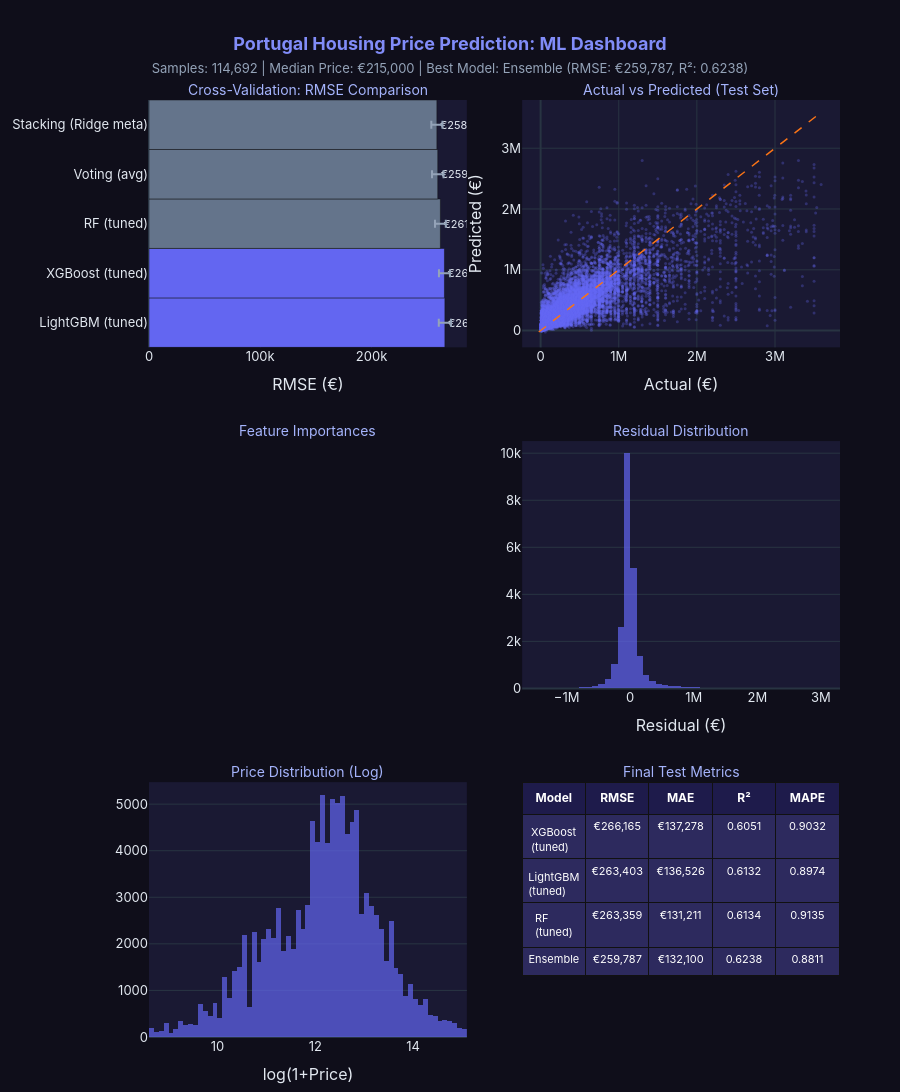

Write notebook code for a chart like this one.
### Markdown cell above
---
## 16. Dashboard

### Code cell
from portugal_housing.plots import dashboard_portugal_housing

dashboard_fig = dashboard_portugal_housing(
    df=df,
    cv_results=ensemble_cv,
    final_metrics=all_metrics,
    final_models=final_models,
    X_test=X_test,
    y_test=y_test,
    feature_names=feature_names,
    out_path=str(FIG_DIR / "dashboard_portugal_housing.html"),
)
dashboard_fig.show()

### Figure 1 — Plotly figure (JSON) as saved in the notebook; plotly's stock layout.template omitted (floating-point values rounded to 4 significant figures; data arrays with more than 128 entries replaced by an {"elided": "..."} marker saying what was removed)
{"data": [{"error_x": {"array": [5467.0, 4940.0, 4864.0, 5184.0, 5007.0], "color": "#94a3b8", "type": "data"}, "marker": {"color": ["#6366f1", "#6366f1", "#64748b", "#64748b", "#64748b"]}, "orientation": "h", "showlegend": false, "text": ["€265,929", "€265,543", "€261,886", "€259,541", "€258,735"], "textfont": {"size": 11}, "textposition": "outside", "type": "bar", "x": [265900.0, 265500.0, 261900.0, 259500.0, 258700.0], "xaxis": "x", "y": ["LightGBM (tuned)", "XGBoost (tuned)", "RF (tuned)", "Voting (avg)", "Stacking (Ridge meta)"], "yaxis": "y"}, {"marker": {"color": "#6366f1", "opacity": 0.3, "size": 3}, "mode": "markers", "name": "Predictions", "showlegend": false, "type": "scatter", "x": {"elided": "22939 float values"}, "xaxis": "x2", "y": {"elided": "22939 float values"}, "yaxis": "y2"}, {"line": {"color": "#f97316", "dash": "dash", "width": 1.5}, "mode": "lines", "showlegend": false, "type": "scatter", "x": [-23370.0, 3590000.0], "xaxis": "x2", "y": [-23370.0, 3590000.0], "yaxis": "y2"}, {"marker": {"color": "#6366f1"}, "nbinsx": 80, "opacity": 0.7, "showlegend": false, "type": "histogram", "x": {"elided": "22939 float values"}, "xaxis": "x4", "yaxis": "y4"}, {"marker": {"color": "#6366f1"}, "nbinsx": 80, "opacity": 0.7, "showlegend": false, "type": "histogram", "x": {"elided": "114692 float values"}, "xaxis": "x5", "yaxis": "y5"}, {"cells": {"align": "center", "fill": {"color": [["#2d2a5e", "#2d2a5e", "#2d2a5e", "#2d2a5e"]]}, "font": {"color": "white", "size": 11}, "height": 28, "values": [["XGBoost (tuned)", "LightGBM (tuned)", "RF (tuned)", "Ensemble"], ["€266,165", "€263,403", "€263,359", "€259,787"], ["€137,278", "€136,526", "€131,211", "€132,100"], ["0.6051", "0.6132", "0.6134", "0.6238"], ["0.9032", "0.8974", "0.9135", "0.8811"]]}, "domain": {"x": [0.54, 1.0], "y": [0.0, 0.272]}, "header": {"align": "center", "fill": {"color": "#1e1b4b"}, "font": {"color": "white", "size": 12}, "height": 32, "values": ["<b>Model</b>", "<b>RMSE</b>", "<b>MAE</b>", "<b>R²</b>", "<b>MAPE</b>"]}, "type": "table"}], "layout": {"annotations": [{"font": {"color": "#a5b4fc", "size": 14}, "showarrow": false, "text": "Cross-Validation: RMSE Comparison", "x": 0.23, "xanchor": "center", "xref": "paper", "y": 1.0, "yanchor": "bottom", "yref": "paper"}, {"font": {"color": "#a5b4fc", "size": 14}, "showarrow": false, "text": "Actual vs Predicted (Test Set)", "x": 0.77, "xanchor": "center", "xref": "paper", "y": 1.0, "yanchor": "bottom", "yref": "paper"}, {"font": {"color": "#a5b4fc", "size": 14}, "showarrow": false, "text": "Feature Importances", "x": 0.23, "xanchor": "center", "xref": "paper", "y": 0.636, "yanchor": "bottom", "yref": "paper"}, {"font": {"color": "#a5b4fc", "size": 14}, "showarrow": false, "text": "Residual Distribution", "x": 0.77, "xanchor": "center", "xref": "paper", "y": 0.636, "yanchor": "bottom", "yref": "paper"}, {"font": {"color": "#a5b4fc", "size": 14}, "showarrow": false, "text": "Price Distribution (Log)", "x": 0.23, "xanchor": "center", "xref": "paper", "y": 0.272, "yanchor": "bottom", "yref": "paper"}, {"font": {"color": "#a5b4fc", "size": 14}, "showarrow": false, "text": "Final Test Metrics", "x": 0.77, "xanchor": "center", "xref": "paper", "y": 0.272, "yanchor": "bottom", "yref": "paper"}], "font": {"color": "#e2e8f0", "family": "Inter, system-ui, sans-serif", "size": 13}, "height": 1150, "margin": {"b": 40, "l": 60, "r": 60, "t": 100}, "paper_bgcolor": "#0f0e1a", "plot_bgcolor": "#1a1933", "title": {"font": {"color": "#818cf8", "size": 18}, "text": "<b>Portugal Housing Price Prediction: ML Dashboard</b><br><span style='font-size:13px; color:#94a3b8'>Samples: 114,692 | Median Price: €215,000 | Best Model: Ensemble (RMSE: €259,787, R²: 0.6238)</span>", "x": 0.5, "xanchor": "center"}, "xaxis": {"anchor": "y", "domain": [0.0, 0.46], "title": {"text": "RMSE (€)"}}, "xaxis2": {"anchor": "y2", "domain": [0.54, 1.0], "title": {"text": "Actual (€)"}}, "xaxis3": {"anchor": "y3", "domain": [0.0, 0.46], "title": {"text": "Importance"}}, "xaxis4": {"anchor": "y4", "domain": [0.54, 1.0], "title": {"text": "Residual (€)"}}, "xaxis5": {"anchor": "y5", "domain": [0.0, 0.46], "title": {"text": "log(1+Price)"}}, "yaxis": {"anchor": "x", "domain": [0.736, 1.0]}, "yaxis2": {"anchor": "x2", "domain": [0.736, 1.0], "title": {"text": "Predicted (€)"}}, "yaxis3": {"anchor": "x3", "domain": [0.372, 0.636]}, "yaxis4": {"anchor": "x4", "domain": [0.372, 0.636]}, "yaxis5": {"anchor": "x5", "domain": [0.0, 0.272]}}}
